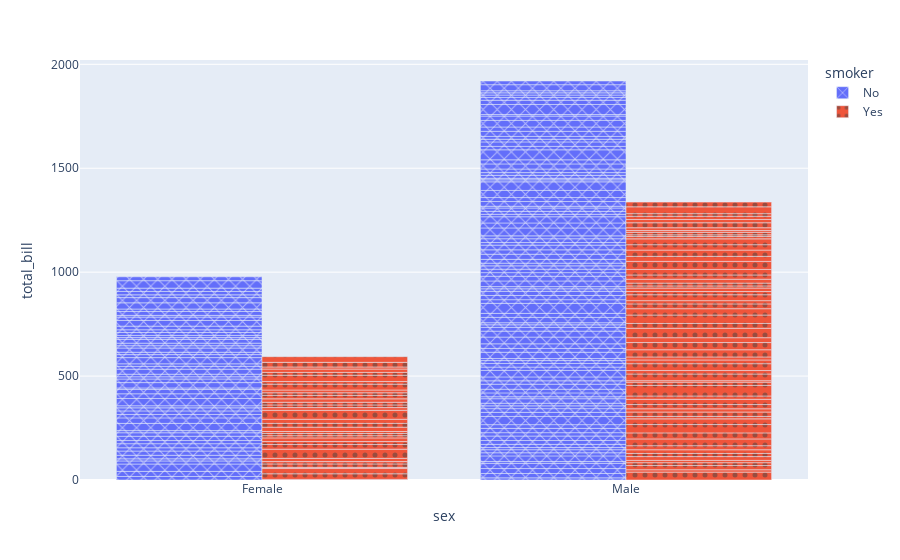

Write notebook code for a chart like this one.
### Code cell
fig2=px.bar(df1,x='sex',y='total_bill',color='smoker',barmode='group',pattern_shape='smoker',pattern_shape_sequence=['x','.'])  #vertical division
fig2.show()

### Figure 1 — Plotly figure (JSON) as saved in the notebook; plotly's stock layout.template omitted (floating-point values rounded to 4 significant figures; data arrays with more than 128 entries replaced by an {"elided": "..."} marker saying what was removed)
{"data": [{"alignmentgroup": "True", "hovertemplate": "smoker=No<br>sex=%{x}<br>total_bill=%{y}<extra></extra>", "legendgroup": "No", "marker": {"color": "#636efa", "pattern": {"shape": "x"}}, "name": "No", "offsetgroup": "No", "orientation": "v", "showlegend": true, "textposition": "auto", "type": "bar", "x": {"elided": "151 str values"}, "xaxis": "x", "y": {"elided": "151 float values"}, "yaxis": "y"}, {"alignmentgroup": "True", "hovertemplate": "smoker=Yes<br>sex=%{x}<br>total_bill=%{y}<extra></extra>", "legendgroup": "Yes", "marker": {"color": "#EF553B", "pattern": {"shape": "."}}, "name": "Yes", "offsetgroup": "Yes", "orientation": "v", "showlegend": true, "textposition": "auto", "type": "bar", "x": ["Male", "Male", "Male", "Male", "Male", "Male", "Female", "Male", "Female", "Female", "Male", "Male", "Male", "Male", "Female", "Female", "Male", "Male", "Male", "Male", "Female", "Female", "Female", "Female", "Male", "Male", "Male", "Female", "Male", "Female", "Female", "Female", "Male", "Male", "Male", "Male", "Male", "Male", "Male", "Male", "Female", "Male", "Male", "Male", "Male", "Male", "Male", "Female", "Male", "Female", "Male", "Male", "Female", "Male", "Male", "Male", "Male", "Female", "Female", "Male", "Male", "Female", "Female", "Female", "Male", "Female", "Male", "Male", "Male", "Female", "Male", "Male", "Female", "Female", "Female", "Male", "Male", "Male", "Female", "Male", "Female", "Male", "Male", "Female", "Female", "Female", "Male", "Male", "Male", "Male", "Male", "Female", "Male"], "xaxis": "x", "y": [38.01, 11.24, 20.29, 13.81, 11.02, 18.29, 3.07, 15.01, 26.86, 25.28, 17.92, 19.44, 32.68, 28.97, 5.75, 16.32, 40.17, 27.28, 12.03, 21.01, 11.35, 15.38, 44.3, 22.42, 15.36, 20.49, 25.21, 14.31, 16, 17.51, 10.59, 10.63, 50.81, 15.81, 7.25, 31.85, 16.82, 32.9, 17.89, 14.48, 9.6, 34.63, 34.65, 23.33, 45.35, 23.17, 40.55, 20.9, 30.46, 18.15, 23.1, 15.69, 19.81, 28.44, 15.48, 16.58, 10.34, 43.11, 13, 13.51, 18.71, 12.74, 13, 16.4, 20.53, 16.47, 26.59, 38.73, 24.27, 12.76, 30.06, 25.89, 13.27, 28.17, 12.9, 28.15, 11.59, 7.74, 30.14, 12.16, 13.42, 8.58, 13.42, 16.27, 10.09, 22.12, 24.01, 15.69, 15.53, 12.6, 32.83, 27.18, 22.67], "yaxis": "y"}], "layout": {"autosize": true, "barmode": "group", "legend": {"title": {"text": "smoker"}, "tracegroupgap": 0}, "margin": {"t": 60}, "xaxis": {"anchor": "y", "autorange": true, "domain": [0, 1], "range": [-0.5, 1.5], "title": {"text": "sex"}, "type": "category"}, "yaxis": {"anchor": "x", "autorange": true, "domain": [0, 1], "range": [0, 2021.0], "title": {"text": "total_bill"}, "type": "linear"}}}
